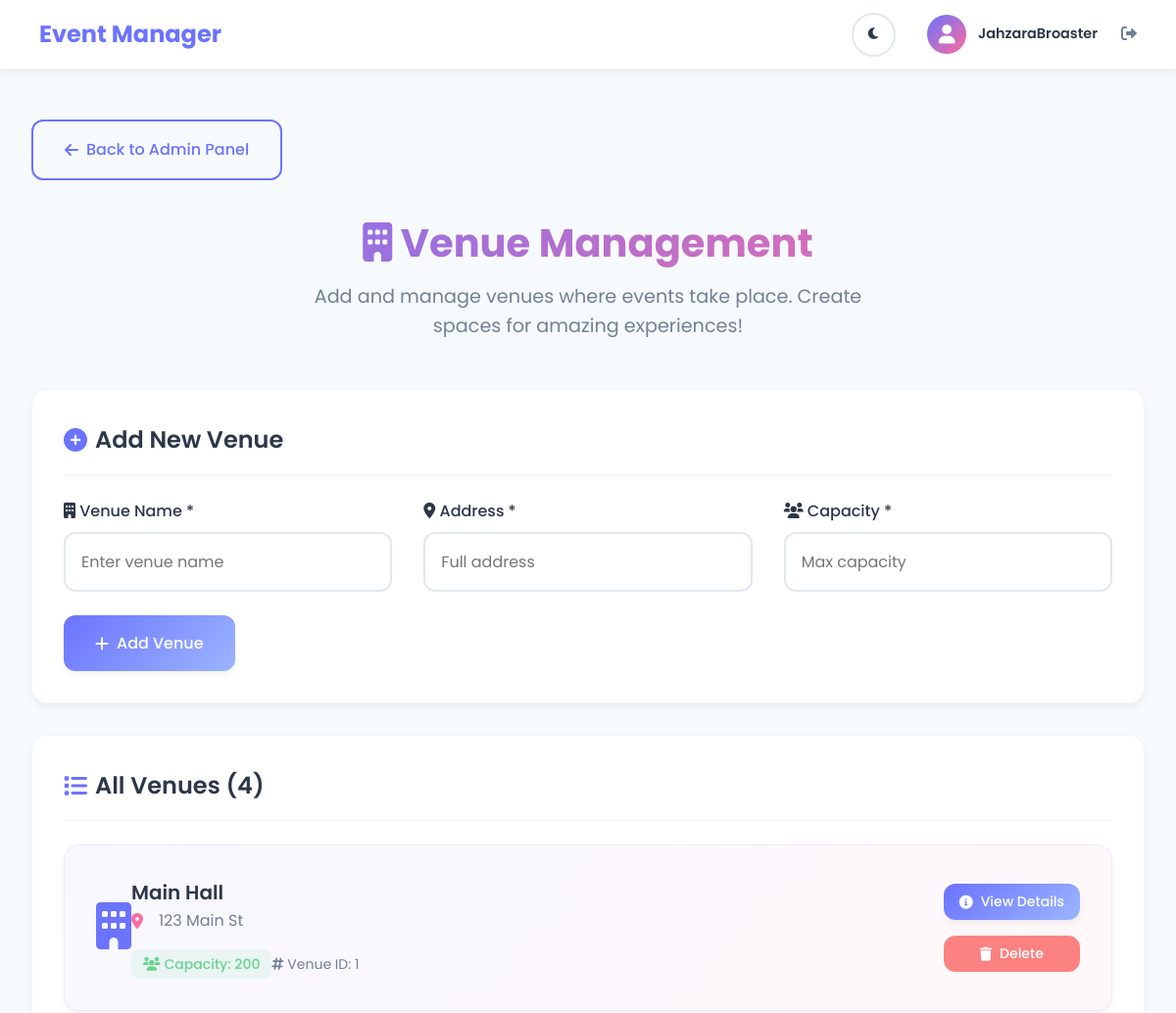
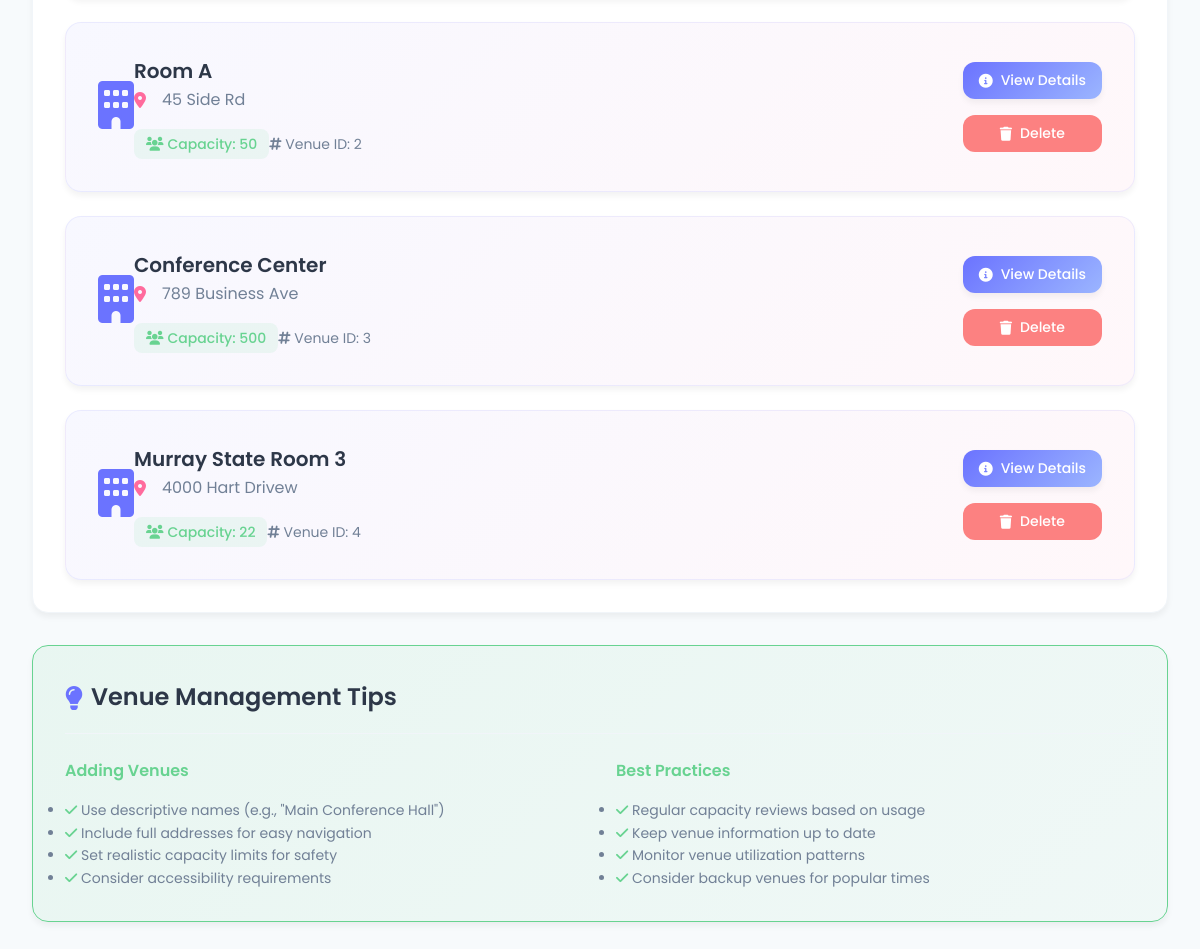
Screenshot of /admin/venues (signed in) with the database file from the repository (2 pictures, top to bottom).
### tables this page shows
CREATE TABLE venues (
            id INTEGER PRIMARY KEY, name TEXT, address TEXT, capacity INTEGER
        );

### app.py (the view)
@app.route('/admin/venues')
@role_required('admin')
def admin_venues():
    venues = db.get_venues()
    return render_template('admin_venues.html', venues=venues)

### app.py (called while the page is built)
def role_required(required_role):
    from functools import wraps
    def decorator(f):
        @wraps(f)
        def decorated_function(*args, **kwargs):
            if 'user_id' not in session:
                flash('Please log in to access this page', 'error')
                return redirect(url_for('login_page'))
            if session.get('user_role') != required_role:
                flash('Access denied. Insufficient permissions.', 'error')
                return redirect(url_for('dashboard'))
            return f(*args, **kwargs)
        return decorated_function
    return decorator

### db.py (called while the page is built)
    def get_venues(self):
        cur = self.conn.cursor()
        cur.execute('SELECT id,name,address,capacity FROM venues ORDER BY id')
        return cur.fetchall()

### templates/admin_venues.html (shortened to what this page needs)
{% extends "base.html" %}
{% block content %}
<div class="container">
    <div class="mb-4">
        <a href="{{ url_for('admin_panel') }}" class="btn btn-outline">
            <i class="fas fa-arrow-left"></i>
            Back to Admin Panel
        </a>
    </div>
    <div class="page-header">
        <h1 class="page-title">
            <i class="fas fa-building"></i>
            Venue Management
        </h1>
        <p class="page-subtitle">
            Add and manage venues where events take place. Create spaces for amazing experiences!
        </p>
    </div>
    <div class="card mb-4">
        <div class="card-header">
            <h2 class="card-title">
                <i class="fas fa-plus-circle"></i>
                Add New Venue
            </h2>
        </div>
        <form method="POST" action="{{ url_for('create_venue') }}">
            <div class="grid grid-cols-3 gap-4">
                <div class="form-group">
                    <label class="form-label">
                        <i class="fas fa-building"></i>
                        Venue Name *
                    </label>
                    <input type="text" name="name" class="form-input" placeholder="Enter venue name" required>
                </div>
                <div class="form-group">
                    <label class="form-label">
                        <i class="fas fa-map-marker-alt"></i>
                        Address *
                    </label>
                    <input type="text" name="address" class="form-input" placeholder="Full address" required>
                </div>
                <div class="form-group">
                    <label class="form-label">
                        <i class="fas fa-users"></i>
                        Capacity *
                    </label>
                    <input type="number" name="capacity" class="form-input" placeholder="Max capacity" min="1" required>
                </div>
            </div>
            <button type="submit" class="btn btn-primary">
                <i class="fas fa-plus"></i>
                Add Venue
            </button>
        </form>
    </div>
    <div class="card">
        <div class="card-header">
            <h2 class="card-title">
                <i class="fas fa-list"></i>
                All Venues ({{ venues|length }})
            </h2>
        </div>
        {% if venues %}
        <div class="grid grid-cols-1 gap-3">
            {% for venue in venues %}
            <div class="card" style="background: linear-gradient(135deg, rgba(107, 115, 255, 0.05), rgba(255, 107, 157, 0.05)); border: 1px solid rgba(107, 115, 255, 0.1);">
                <div class="flex items-center justify-between">
                    <div class="flex items-center gap-4">
                        <div style="font-size: 3rem; color: var(--primary-color);">
                            <i class="fas fa-building"></i>
                        </div>
                        <div>
                            <h3 class="text-xl font-semibold text-primary">{{ venue.name }}</h3>
                            <p class="text-secondary flex items-center gap-2 mb-2">
                                <i class="fas fa-map-marker-alt" style="color: var(--secondary-color);"></i>
                                {{ venue.address }}
                            </p>
                            <div class="flex items-center gap-4">
                                <span class="status-badge status-available">
                                    <i class="fas fa-users"></i>
                                    Capacity: {{ venue.capacity }}
                                </span>
                                <span class="text-sm text-secondary">
                                    <i class="fas fa-hashtag"></i>
                                    Venue ID: {{ venue.id }}
                                </span>
                            </div>
                        </div>
                    </div>
                    <div class="flex flex-col gap-2">
                        <button class="btn btn-primary btn-sm" onclick="showVenueDetails({{ venue.id }})">
                            <i class="fas fa-info-circle"></i>
                            View Details
                        </button>
                        <button class="btn btn-danger btn-sm" onclick="deleteVenue({{ venue.id }}, '{{ venue.name }}')">
                            <i class="fas fa-trash"></i>
                            Delete
                        </button>
                    </div>
                </div>
                                        {% set venue_events = events | selectattr('venue_id', 'equalto', venue.id) | list %}
            </div>
            {% endfor %}
        </div>
        {% endif %}
    </div>
    <div class="card mt-4" style="background: linear-gradient(135deg, rgba(104, 211, 145, 0.1), rgba(104, 211, 145, 0.05)); border: 1px solid var(--success-color);">
        <div class="card-header">
            <h3 class="card-title">
                <i class="fas fa-lightbulb"></i>
                Venue Management Tips
            </h3>
        </div>
        <div class="grid grid-cols-2 gap-4">
            <div>
                <h4 class="font-semibold text-success mb-2">Adding Venues</h4>
                <ul class="text-sm text-secondary space-y-1">
                    <li><i class="fas fa-check text-success"></i> Use descriptive names (e.g., "Main Conference Hall")</li>
                    <li><i class="fas fa-check text-success"></i> Include full addresses for easy navigation</li>
                    <li><i class="fas fa-check text-success"></i> Set realistic capacity limits for safety</li>
                    <li><i class="fas fa-check text-success"></i> Consider accessibility requirements</li>
                </ul>
            </div>
            <div>
                <h4 class="font-semibold text-success mb-2">Best Practices</h4>
                <ul class="text-sm text-secondary space-y-1">
                    <li><i class="fas fa-check text-success"></i> Regular capacity reviews based on usage</li>
                    <li><i class="fas fa-check text-success"></i> Keep venue information up to date</li>
                    <li><i class="fas fa-check text-success"></i> Monitor venue utilization patterns</li>
                    <li><i class="fas fa-check text-success"></i> Consider backup venues for popular times</li>
                </ul>
            </div>
        </div>
    </div>
</div>
{% endblock %}

### static/css/style.css (style rules this page uses)
* { margin: 0; padding: 0; box-sizing: border-box; }
:root { --primary-color: #6B73FF; --primary-light: #9BB5FF; --primary-dark: #4A5568; --secondary-color: #FF6B9D; --secondary-light: #FFB3D1; --success-color: #68D391; --warning-color: #F6E05E; --error-color: #FC8181; --info-color: #63B3ED; --bg-primary: #F7FAFC; --bg-secondary: #EDF2F7; --bg-white: #FFFFFF; --bg-card: #FFFFFF; --text-primary: #2D3748; --text-secondary: #718096; --text-light: #A0AEC0; --border-color: #E2E8F0; --border-light: #F1F5F9; --shadow-sm: 0 1px 3px rgba(0, 0, 0, 0.05); --shadow-md: 0 4px 6px rgba(0, 0, 0, 0.05); --shadow-lg: 0 10px 15px rgba(0, 0, 0, 0.08); --shadow-xl: 0 20px 25px rgba(0, 0, 0, 0.1); --radius-sm: 8px; --radius-md: 12px; --radius-lg: 16px; --radius-xl: 20px; --transition: all 0.3s cubic-bezier(0.4, 0, 0.2, 1); }
body { font-family: 'Poppins', -apple-system, BlinkMacSystemFont, 'Segoe UI', sans-serif; background: var(--bg-primary); min-height: 100vh; color: var(--text-primary); line-height: 1.6; transition: background-color 0.3s ease, color 0.3s ease; }
.container { max-width: 1200px; margin: 0 auto; padding: 2rem; }
.page-header { text-align: center; margin-bottom: 3rem; }
.page-title { font-size: 2.5rem; font-weight: 700; background: linear-gradient(135deg, var(--primary-color), var(--secondary-color)); -webkit-background-clip: text; -webkit-text-fill-color: transparent; background-clip: text; margin-bottom: 0.5rem; }
.page-subtitle { font-size: 1.2rem; color: var(--text-secondary); max-width: 600px; margin: 0 auto; }
.card { background: var(--bg-card); border-radius: var(--radius-lg); padding: 2rem; box-shadow: var(--shadow-md); border: 1px solid var(--border-light); transition: var(--transition); }
.card-header { display: flex; align-items: center; justify-content: space-between; margin-bottom: 1.5rem; padding-bottom: 1rem; border-bottom: 1px solid var(--border-light); }
.card-title { font-size: 1.5rem; font-weight: 600; color: var(--text-primary); display: flex; align-items: center; gap: 0.5rem; }
.card-title i { color: var(--primary-color); }
.form-group { margin-bottom: 1.5rem; }
.form-label { display: block; margin-bottom: 0.5rem; font-weight: 500; color: var(--text-primary); }
.form-input { width: 100%; padding: 1rem; border: 2px solid var(--border-color); border-radius: var(--radius-md); font-size: 1rem; font-family: inherit; transition: var(--transition); background: var(--bg-white); }
.btn { display: inline-flex; align-items: center; justify-content: center; gap: 0.5rem; padding: 1rem 2rem; border: none; border-radius: var(--radius-md); font-size: 1rem; font-weight: 500; font-family: inherit; text-decoration: none; cursor: pointer; transition: var(--transition); position: relative; overflow: hidden; }
.btn::before { content: ''; position: absolute; top: 0; left: -100%; width: 100%; height: 100%; background: linear-gradient(90deg, transparent, rgba(255, 255, 255, 0.2), transparent); transition: var(--transition); }
.btn-primary { background: linear-gradient(135deg, var(--primary-color), var(--primary-light)); color: white; box-shadow: var(--shadow-md); }
.btn-danger { background: var(--error-color); color: white; }
.btn-outline { background: transparent; border: 2px solid var(--primary-color); color: var(--primary-color); }
.btn-sm { padding: 0.5rem 1rem; font-size: 0.875rem; }
.grid { display: grid; gap: 2rem; }
.grid-cols-1 { grid-template-columns: repeat(1, 1fr); }
.grid-cols-2 { grid-template-columns: repeat(2, 1fr); }
.grid-cols-3 { grid-template-columns: repeat(3, 1fr); }
.mb-2 { margin-bottom: 1rem; }
.mb-4 { margin-bottom: 2rem; }
.mt-4 { margin-top: 2rem; }
.flex { display: flex; }
.flex-col { flex-direction: column; }
.items-center { align-items: center; }
.justify-between { justify-content: space-between; }
.gap-2 { gap: 1rem; }
.gap-3 { gap: 1.5rem; }
.text-sm { font-size: 0.875rem; }
.text-xl { font-size: 1.25rem; }
.font-semibold { font-weight: 600; }
.text-primary { color: var(--text-primary); }
.text-secondary { color: var(--text-secondary); }
.text-success { color: var(--success-color); }
.status-badge { display: inline-flex; align-items: center; gap: 0.25rem; padding: 0.25rem 0.75rem; border-radius: var(--radius-sm); font-size: 0.875rem; font-weight: 500; }
.status-available { background: rgba(104, 211, 145, 0.1); color: var(--success-color); }

### rows the page displays
venues: name "Main Hall", address "123 Main St", capacity "200", id "1"
venues: name "Room A", address "45 Side Rd", capacity "50", id "2"
venues: name "Conference Center", address "789 Business Ave", capacity "500", id "3"
venues: name "Murray State Room 3", address "4000 Hart Drivew", capacity "22", id "4"

### other values shown
{{ session.user_name }} "JahzaraBroaster"
{{ venues|length }} "4"
